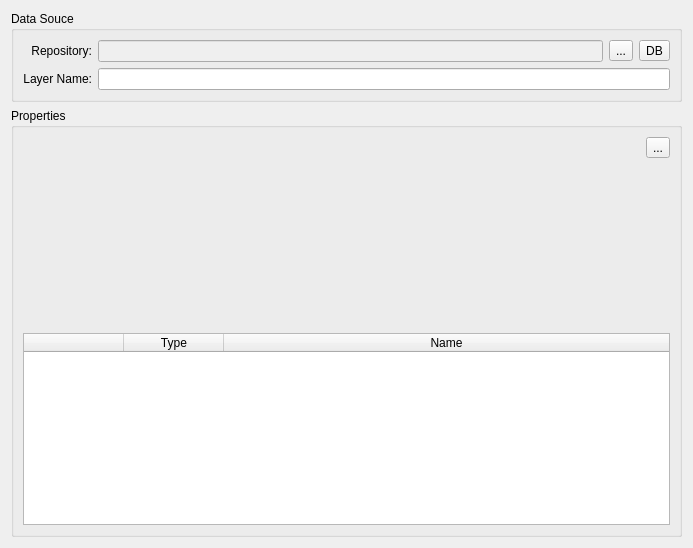
<?xml version="1.0" encoding="UTF-8"?>
<ui version="4.0">
 <class>CreateLayerWidgetForm</class>
 <widget class="QWidget" name="CreateLayerWidgetForm">
  <property name="geometry">
   <rect>
    <x>0</x>
    <y>0</y>
    <width>693</width>
    <height>548</height>
   </rect>
  </property>
  <property name="windowTitle">
   <string>Create Layer</string>
  </property>
  <layout class="QGridLayout" name="gridLayout_6">
   <item row="0" column="0">
    <layout class="QGridLayout" name="gridLayout_5">
     <item row="0" column="0">
      <widget class="QGroupBox" name="groupBox_2">
       <property name="sizePolicy">
        <sizepolicy hsizetype="Preferred" vsizetype="Preferred">
         <horstretch>0</horstretch>
         <verstretch>0</verstretch>
        </sizepolicy>
       </property>
       <property name="title">
        <string>Data Souce</string>
       </property>
       <property name="flat">
        <bool>true</bool>
       </property>
       <layout class="QGridLayout" name="gridLayout_22">
        <item row="0" column="0">
         <layout class="QGridLayout" name="gridLayout_21">
          <item row="0" column="0">
           <layout class="QGridLayout" name="gridLayout_7">
            <item row="0" column="0">
             <widget class="QLabel" name="label_6">
              <property name="text">
               <string>Repository:</string>
              </property>
              <property name="alignment">
               <set>Qt::AlignRight|Qt::AlignTrailing|Qt::AlignVCenter</set>
              </property>
             </widget>
            </item>
            <item row="1" column="0">
             <widget class="QLabel" name="label_3">
              <property name="text">
               <string>Layer Name:</string>
              </property>
              <property name="alignment">
               <set>Qt::AlignRight|Qt::AlignTrailing|Qt::AlignVCenter</set>
              </property>
             </widget>
            </item>
           </layout>
          </item>
          <item row="0" column="1">
           <layout class="QGridLayout" name="gridLayout_20">
            <item row="0" column="0">
             <layout class="QGridLayout" name="gridLayout_8">
              <item row="0" column="0">
               <widget class="QLineEdit" name="m_repositoryLineEdit">
                <property name="enabled">
                 <bool>false</bool>
                </property>
               </widget>
              </item>
              <item row="0" column="1">
               <widget class="QToolButton" name="m_targetFileToolButton">
                <property name="minimumSize">
                 <size>
                  <width>0</width>
                  <height>0</height>
                 </size>
                </property>
                <property name="text">
                 <string>...</string>
                </property>
               </widget>
              </item>
              <item row="0" column="2">
               <widget class="QToolButton" name="m_targetDatasourceToolButton">
                <property name="minimumSize">
                 <size>
                  <width>0</width>
                  <height>0</height>
                 </size>
                </property>
                <property name="text">
                 <string>DB</string>
                </property>
               </widget>
              </item>
             </layout>
            </item>
            <item row="1" column="0">
             <widget class="QLineEdit" name="m_newLayerNameLineEdit">
              <property name="readOnly">
               <bool>false</bool>
              </property>
             </widget>
            </item>
           </layout>
          </item>
         </layout>
        </item>
       </layout>
      </widget>
     </item>
     <item row="1" column="0">
      <widget class="QGroupBox" name="groupBox">
       <property name="title">
        <string>Properties</string>
       </property>
       <property name="flat">
        <bool>true</bool>
       </property>
       <layout class="QGridLayout" name="gridLayout_4">
        <item row="0" column="0">
         <layout class="QGridLayout" name="gridLayout_2">
          <item row="0" column="0">
           <layout class="QGridLayout" name="gridLayout">
            <item row="0" column="1">
             <widget class="QToolButton" name="m_addToolButton">
              <property name="text">
               <string>...</string>
              </property>
             </widget>
            </item>
            <item row="0" column="0" rowspan="3">
             <widget class="QWidget" name="m_widget" native="true">
              <property name="sizePolicy">
               <sizepolicy hsizetype="MinimumExpanding" vsizetype="MinimumExpanding">
                <horstretch>0</horstretch>
                <verstretch>0</verstretch>
               </sizepolicy>
              </property>
             </widget>
            </item>
            <item row="1" column="1">
             <spacer name="verticalSpacer">
              <property name="orientation">
               <enum>Qt::Vertical</enum>
              </property>
              <property name="sizeHint" stdset="0">
               <size>
                <width>20</width>
                <height>40</height>
               </size>
              </property>
             </spacer>
            </item>
           </layout>
          </item>
          <item row="1" column="0">
           <widget class="QTableWidget" name="m_tableWidget">
            <property name="alternatingRowColors">
             <bool>true</bool>
            </property>
            <property name="selectionMode">
             <enum>QAbstractItemView::SingleSelection</enum>
            </property>
            <property name="selectionBehavior">
             <enum>QAbstractItemView::SelectRows</enum>
            </property>
            <attribute name="horizontalHeaderStretchLastSection">
             <bool>true</bool>
            </attribute>
            <column>
             <property name="text">
              <string/>
             </property>
            </column>
            <column>
             <property name="text">
              <string>Type</string>
             </property>
            </column>
            <column>
             <property name="text">
              <string>Name</string>
             </property>
            </column>
           </widget>
          </item>
         </layout>
        </item>
       </layout>
      </widget>
     </item>
    </layout>
   </item>
  </layout>
 </widget>
 <tabstops>
  <tabstop>m_repositoryLineEdit</tabstop>
  <tabstop>m_targetFileToolButton</tabstop>
  <tabstop>m_targetDatasourceToolButton</tabstop>
  <tabstop>m_newLayerNameLineEdit</tabstop>
 </tabstops>
 <resources/>
 <connections/>
</ui>
